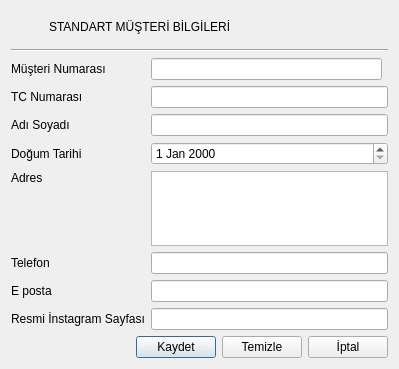
<?xml version="1.0" encoding="UTF-8"?>
<ui version="4.0">
 <class>OOStandartMusteriBilgileriFormu</class>
 <widget class="QDialog" name="OOStandartMusteriBilgileriFormu">
  <property name="geometry">
   <rect>
    <x>0</x>
    <y>0</y>
    <width>399</width>
    <height>356</height>
   </rect>
  </property>
  <property name="windowTitle">
   <string>Dialog</string>
  </property>
  <property name="styleSheet">
   <string notr="true">QLabel {
	font: 10pt &quot;Cambria&quot;;
}

QLabel#lblBaslik {
 font: bold 14pt &quot;Cambria&quot;;
}

QLabel#lblSimge {
 qproperty-pixmap: url(:/simgeler/Simgeler/standartmusteri.png);
}

QDateEdit {
 qproperty-displayFormat: 'dd.MM.yyyy';
 qproperty-calendarPopup: true;
}

QPushButton#btnKaydet {
 qproperty-text: 'Kaydet';
 qproperty-icon: url(:/simgeler/Simgeler/kaydet.png);
 qproperty-default: true;
}

QPushButton#btnTemizle {
 qproperty-text: 'Temizle';
 qproperty-icon: url(:/simgeler/Simgeler/temizle.png);
}

QPushButton#btnIptal {
 qproperty-text: 'İptal';
 qproperty-icon: url(:/simgeler/Simgeler/iptal.png);
}
</string>
  </property>
  <layout class="QGridLayout" name="gridLayout_2">
   <item row="0" column="0">
    <layout class="QHBoxLayout" name="horizontalLayout_2">
     <item>
      <widget class="QLabel" name="lblSimge">
       <property name="minimumSize">
        <size>
         <width>32</width>
         <height>32</height>
        </size>
       </property>
       <property name="maximumSize">
        <size>
         <width>32</width>
         <height>32</height>
        </size>
       </property>
       <property name="text">
        <string/>
       </property>
      </widget>
     </item>
     <item>
      <widget class="QLabel" name="lblBaslik">
       <property name="text">
        <string>STANDART MÜŞTERİ BİLGİLERİ</string>
       </property>
      </widget>
     </item>
    </layout>
   </item>
   <item row="1" column="0">
    <widget class="Line" name="line">
     <property name="orientation">
      <enum>Qt::Horizontal</enum>
     </property>
    </widget>
   </item>
   <item row="2" column="0">
    <layout class="QGridLayout" name="gridLayout">
     <item row="5" column="1" colspan="2">
      <widget class="QLineEdit" name="leTelefon"/>
     </item>
     <item row="6" column="0">
      <widget class="QLabel" name="lblEposta">
       <property name="text">
        <string>E posta</string>
       </property>
      </widget>
     </item>
     <item row="6" column="1" colspan="2">
      <widget class="QLineEdit" name="leEposta"/>
     </item>
     <item row="7" column="1" colspan="2">
      <widget class="QLineEdit" name="leInstagram"/>
     </item>
     <item row="7" column="0">
      <widget class="QLabel" name="lblinstagram">
       <property name="text">
        <string>Resmi İnstagram Sayfası</string>
       </property>
      </widget>
     </item>
     <item row="1" column="0">
      <widget class="QLabel" name="lblTCNo">
       <property name="text">
        <string>TC Numarası</string>
       </property>
      </widget>
     </item>
     <item row="4" column="0">
      <widget class="QLabel" name="lblAdres">
       <property name="text">
        <string>Adres</string>
       </property>
       <property name="alignment">
        <set>Qt::AlignLeading|Qt::AlignLeft|Qt::AlignTop</set>
       </property>
      </widget>
     </item>
     <item row="4" column="1" colspan="2">
      <widget class="QPlainTextEdit" name="pteAdres">
       <property name="minimumSize">
        <size>
         <width>0</width>
         <height>75</height>
        </size>
       </property>
       <property name="maximumSize">
        <size>
         <width>16777215</width>
         <height>75</height>
        </size>
       </property>
      </widget>
     </item>
     <item row="5" column="0">
      <widget class="QLabel" name="lblTelefon">
       <property name="text">
        <string>Telefon</string>
       </property>
      </widget>
     </item>
     <item row="2" column="1" colspan="2">
      <widget class="QLineEdit" name="leAdSoyad"/>
     </item>
     <item row="1" column="1" colspan="2">
      <widget class="QLineEdit" name="leTCNo"/>
     </item>
     <item row="2" column="0">
      <widget class="QLabel" name="lblAdSoyad">
       <property name="text">
        <string>Adı Soyadı</string>
       </property>
      </widget>
     </item>
     <item row="3" column="0">
      <widget class="QLabel" name="lblDogumTarihi">
       <property name="text">
        <string>Doğum Tarihi</string>
       </property>
      </widget>
     </item>
     <item row="3" column="1" colspan="2">
      <widget class="QDateEdit" name="deDogumTarihi"/>
     </item>
     <item row="0" column="0">
      <widget class="QLabel" name="label">
       <property name="text">
        <string>Müşteri Numarası</string>
       </property>
      </widget>
     </item>
     <item row="0" column="1">
      <widget class="QLineEdit" name="leMusteriNo"/>
     </item>
    </layout>
   </item>
   <item row="3" column="0">
    <layout class="QHBoxLayout" name="horizontalLayout">
     <item>
      <spacer name="horizontalSpacer">
       <property name="orientation">
        <enum>Qt::Horizontal</enum>
       </property>
       <property name="sizeHint" stdset="0">
        <size>
         <width>40</width>
         <height>20</height>
        </size>
       </property>
      </spacer>
     </item>
     <item>
      <widget class="QPushButton" name="btnKaydet">
       <property name="text">
        <string>Kaydet</string>
       </property>
      </widget>
     </item>
     <item>
      <widget class="QPushButton" name="btnTemizle">
       <property name="text">
        <string>Temizle</string>
       </property>
      </widget>
     </item>
     <item>
      <widget class="QPushButton" name="btnIptal">
       <property name="text">
        <string>İptal</string>
       </property>
      </widget>
     </item>
    </layout>
   </item>
  </layout>
 </widget>
 <resources/>
 <connections>
  <connection>
   <sender>btnKaydet</sender>
   <signal>clicked()</signal>
   <receiver>OOStandartMusteriBilgileriFormu</receiver>
   <slot>accept()</slot>
   <hints>
    <hint type="sourcelabel">
     <x>224</x>
     <y>386</y>
    </hint>
    <hint type="destinationlabel">
     <x>204</x>
     <y>392</y>
    </hint>
   </hints>
  </connection>
  <connection>
   <sender>btnIptal</sender>
   <signal>clicked()</signal>
   <receiver>OOStandartMusteriBilgileriFormu</receiver>
   <slot>reject()</slot>
   <hints>
    <hint type="sourcelabel">
     <x>405</x>
     <y>384</y>
    </hint>
    <hint type="destinationlabel">
     <x>407</x>
     <y>405</y>
    </hint>
   </hints>
  </connection>
  <connection>
   <sender>leTCNo</sender>
   <signal>textChanged(QString)</signal>
   <receiver>OOStandartMusteriBilgileriFormu</receiver>
   <slot>DegisiklikVar()</slot>
   <hints>
    <hint type="sourcelabel">
     <x>170</x>
     <y>78</y>
    </hint>
    <hint type="destinationlabel">
     <x>150</x>
     <y>394</y>
    </hint>
   </hints>
  </connection>
  <connection>
   <sender>leAdSoyad</sender>
   <signal>textChanged(QString)</signal>
   <receiver>OOStandartMusteriBilgileriFormu</receiver>
   <slot>DegisiklikVar()</slot>
   <hints>
    <hint type="sourcelabel">
     <x>204</x>
     <y>106</y>
    </hint>
    <hint type="destinationlabel">
     <x>71</x>
     <y>392</y>
    </hint>
   </hints>
  </connection>
  <connection>
   <sender>deDogumTarihi</sender>
   <signal>dateChanged(QDate)</signal>
   <receiver>OOStandartMusteriBilgileriFormu</receiver>
   <slot>DegisiklikVar()</slot>
   <hints>
    <hint type="sourcelabel">
     <x>168</x>
     <y>131</y>
    </hint>
    <hint type="destinationlabel">
     <x>186</x>
     <y>414</y>
    </hint>
   </hints>
  </connection>
  <connection>
   <sender>pteAdres</sender>
   <signal>textChanged()</signal>
   <receiver>OOStandartMusteriBilgileriFormu</receiver>
   <slot>DegisiklikVar()</slot>
   <hints>
    <hint type="sourcelabel">
     <x>276</x>
     <y>196</y>
    </hint>
    <hint type="destinationlabel">
     <x>335</x>
     <y>410</y>
    </hint>
   </hints>
  </connection>
  <connection>
   <sender>leTelefon</sender>
   <signal>textChanged(QString)</signal>
   <receiver>OOStandartMusteriBilgileriFormu</receiver>
   <slot>DegisiklikVar()</slot>
   <hints>
    <hint type="sourcelabel">
     <x>333</x>
     <y>254</y>
    </hint>
    <hint type="destinationlabel">
     <x>138</x>
     <y>360</y>
    </hint>
   </hints>
  </connection>
  <connection>
   <sender>leEposta</sender>
   <signal>textChanged(QString)</signal>
   <receiver>OOStandartMusteriBilgileriFormu</receiver>
   <slot>DegisiklikVar()</slot>
   <hints>
    <hint type="sourcelabel">
     <x>345</x>
     <y>286</y>
    </hint>
    <hint type="destinationlabel">
     <x>45</x>
     <y>367</y>
    </hint>
   </hints>
  </connection>
  <connection>
   <sender>leInstagram</sender>
   <signal>textChanged(QString)</signal>
   <receiver>OOStandartMusteriBilgileriFormu</receiver>
   <slot>DegisiklikVar()</slot>
   <hints>
    <hint type="sourcelabel">
     <x>204</x>
     <y>322</y>
    </hint>
    <hint type="destinationlabel">
     <x>84</x>
     <y>376</y>
    </hint>
   </hints>
  </connection>
 </connections>
 <slots>
  <slot>DegisiklikVar()</slot>
 </slots>
</ui>
